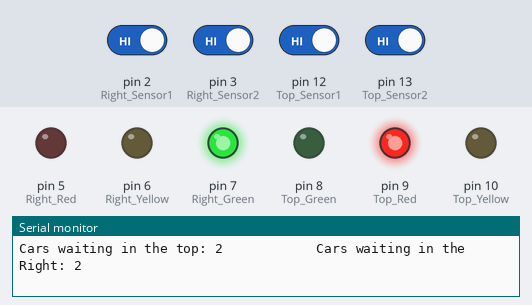
The sketch below on a simulated Arduino Uno, built with avr-gcc and run on an emulated ATmega328P. Shown: output pins drawn as LEDs (lit = HIGH), the last lines printed to the serial monitor. Inputs (shaded band) come from the test bench; at power-on: pin 2 (Right_Sensor1), pin 3 (Right_Sensor2), pin 12 (Top_Sensor1), pin 13 (Top_Sensor2) HIGH.

Above: at 4.2 s.
4.3 s: pin 2 (Right_Sensor1) driven LOW
At 5.2 s:
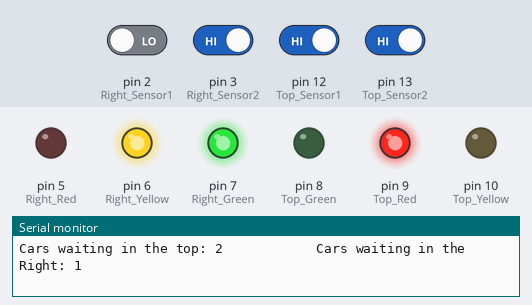
5.8 s: pin 2 (Right_Sensor1) driven HIGH and pin 12 (Top_Sensor1) driven LOW
At 7.9 s:
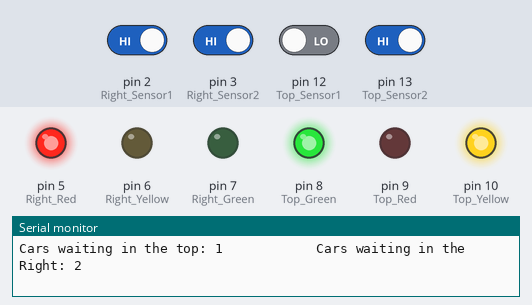
Timing chart, 0 to 11.9 s (numbered marks = the images above; inputs shaded):
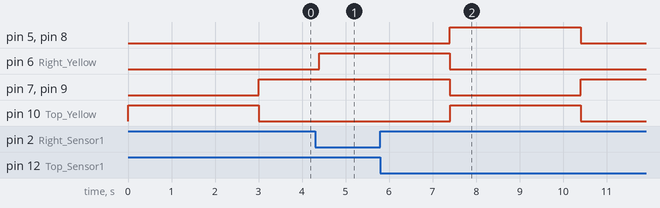

Measured:
- after the input at 4.3 s, pin 6 (Right_Yellow): LOW → HIGH after 0.09 s
- after the input at 5.8 s, pin 10 (Top_Yellow): LOW → HIGH after 1.6 s, → LOW 3.0 s later

The sketch:

4_way_junction1_SCALEUP.ino
```cpp
int current=0;

int Top_Sensor1 = 12;
int Top_Sensor2 = 13;

int Top_Red = 9;
int Top_Yellow = 10;
int Top_Green = 8;

int Top_value1 = 0;
int Top_value2 = 0;

int Top_priority = 0;

int Right_Sensor1 = 2;
int Right_Sensor2 = 3;

int Right_Red = 5;
int Right_Yellow = 6;
int Right_Green = 7;

int Right_value1 = 0;
int Right_value2 = 0;

int Right_priority = 0;


void Turn_Top_Green()
{

  digitalWrite(Right_Yellow,HIGH);
  delay(3000);
  digitalWrite(Right_Green,LOW);
  digitalWrite(Right_Yellow,LOW);
  digitalWrite(Right_Red,HIGH);    //turn right red
  digitalWrite(Top_Red,LOW);
  digitalWrite(Top_Green,HIGH);
  digitalWrite(Top_Yellow,LOW);
}

void Turn_Right_Green()
{
  digitalWrite(Top_Yellow,HIGH);
  delay(3000);
  digitalWrite(Top_Green,LOW);
  digitalWrite(Top_Yellow,LOW);
  digitalWrite(Top_Red,HIGH);   //turn right red
  digitalWrite(Right_Red,LOW);
  digitalWrite(Right_Green,HIGH);
  digitalWrite(Right_Yellow,LOW);
}

void setup()
{
    pinMode(Top_Sensor1,INPUT_PULLUP);
    pinMode(Top_Sensor2,INPUT_PULLUP);

    pinMode(Top_Red,OUTPUT);
    pinMode(Top_Yellow,OUTPUT);
    pinMode(Top_Green,OUTPUT);

    pinMode(Right_Sensor1,INPUT_PULLUP);
    pinMode(Right_Sensor2,INPUT_PULLUP);

    pinMode(Right_Red,OUTPUT);
    pinMode(Right_Yellow,OUTPUT);
    pinMode(Right_Green,OUTPUT);

    Serial.begin(9600);
    Turn_Right_Green();
}

void loop()
{
    Top_value1 = digitalRead(Top_Sensor1);
    Top_value2 = digitalRead(Top_Sensor2);

    Top_priority = Top_value1+Top_value2;

    Serial.print("Cars waiting in the top: ");
    Serial.print(Top_priority);
    Serial.print("            ");

    Right_value1 = digitalRead(Right_Sensor1);
    Right_value2 = digitalRead(Right_Sensor2);

    Right_priority = Right_value1+Right_value2;

    Serial.print("Cars waiting in the Right: ");
    Serial.println(Right_priority);
    Serial.println("");
    Serial.println("");
    Serial.println("");


    if(Top_priority>Right_priority && current!=1)
    {
      Turn_Top_Green();
      current=1;
    }
    else if(Right_priority>Top_priority && current!=2)
    {
      Turn_Right_Green();
      current=2;
    }
}
```
